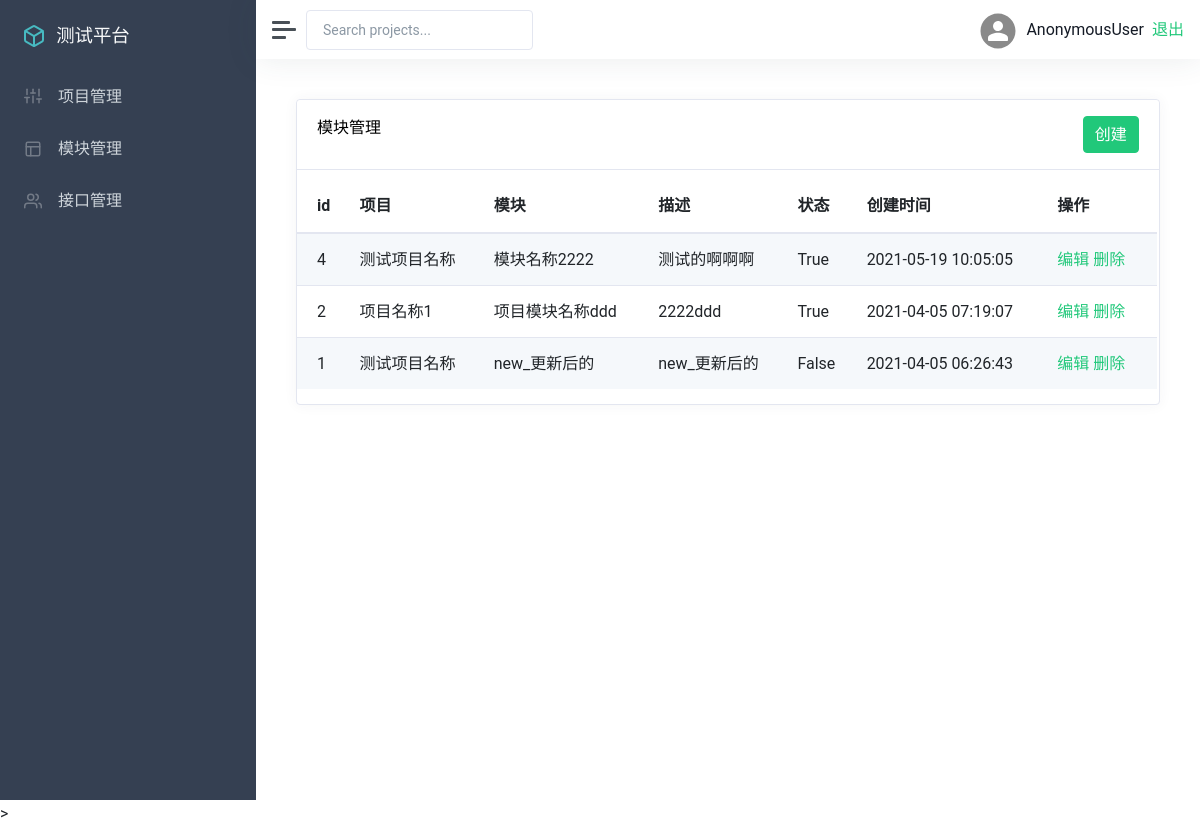
The page /manage/module_list/ on the database its author committed.
### app_manage/models.py (models this page shows, shortened)
class Module(models.Model):
    project = models.ForeignKey(Project, on_delete=models.CASCADE)
    name = models.CharField('模块名称', max_length=100)
    describe = models.TextField('描述')
    status = models.BooleanField('状态', default=True)
    create_time = models.DateTimeField('创建时间', auto_now_add=True)
    update_time = models.DateTimeField('更新时间', auto_now=True)
    class Meta:
        ordering = ('-create_time',)

class Project(models.Model):
    name = models.CharField('项目名称', max_length=100)
    describe = models.TextField('描述')
    status = models.BooleanField('状态', default=True)
    create_time = models.DateTimeField('创建时间', auto_now_add=True)
    update_time = models.DateTimeField('更新时间', auto_now=True)
    def __str__(self):
        return self.name
    class Meta:
        ordering = ('-create_time',)

### app_manage/views/module_views.py (the view)
# urls.py: path('list/', views.list, name='list_apicase'),
def list(request):
    moduleList = Module.objects.all()
    return render(request, 'module/list.html/', {
        'moduleList': moduleList
    })

### templates/module/list.html (shortened to what this page needs)
{% extends 'manage.html' %}
{% block manage %}
<div class="card flex-fill">
    <div class="card-header">
        <h5 class="card-title mb-0" style="float:left">模块管理</h5>
        <a href="{% url 'add_module' %}"><button type="button" class="btn btn-primary" style="float:right">创建</button></a>
    </div>
    <div id="datatables-dashboard-traffic_wrapper" class="dataTables_wrapper dt-bootstrap4 no-footer">
        <div class="row">
            <div class="col-sm-12">
                <table id="datatables-dashboard-traffic" class="table table-striped my-0 dataTable no-footer"
                    role="grid" aria-describedby="datatables-dashboard-traffic_info">
                    <thead>
                        <tr role="row">
                            <th>id</th>
                            <th>项目</th>
                            <th>模块</th>
                            <th>描述</th>
                            <th>状态</th>
                            <th>创建时间</th>
                            <th>操作</th>
                        </tr>
                    </thead>
                    <tbody>
                    {% if moduleList %}
                        {% for m in moduleList %}
                        <tr role="row" class="odd">
                            <td>{{ m.id }}</td>
                            <td>{{ m.project }}</td>
                            <td>{{ m.name }}</td>
                            <td>{{ m.describe }}</td>
                            <td>{{ m.status }}</td>
                            <td>{{ m.create_time |date:"Y-m-d H:i:s"}}</td>
                            <td>
                                <a href="{% url 'edit_module' m.id %}">编辑</a>
                                <a href="{% url 'delete_module' m.id %}" id="delete-project-id">删除</a>
                            </td>
                        </tr>
                        {% endfor %}
                     {% else %}
                        <tr align="center">
                            <th colspan="6" >暂无数据</th>
                        </tr>
                    {% endif %}
                    </tbody>
                </table>
            </div>
        </div>
    </div>
</div>
{% endblock %}

### rows shown on the page
Module: id "4", project "测试项目名称", name "模块名称2222", describe "测试的啊啊啊", status "True", create_time "2021-05-19 10:05:05"
Module: id "2", project "项目名称1", name "项目模块名称ddd", describe "2222ddd", status "True", create_time "2021-04-05 07:19:07"
Module: id "1", project "测试项目名称", name "new_更新后的", describe "new_更新后的", status "False", create_time "2021-04-05 06:26:43"

### other values the page prints
{{ user }} "AnonymousUser"
